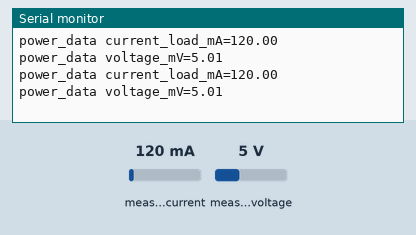
This sketch was run on a simulated Arduino Leonardo, built with avr-gcc and run on an emulated ATmega32U4. Parts: the last lines printed to the serial monitor. Inputs (shaded band) come from the test bench; at power-on: measured current 120 mA, measured voltage 5 V.

Above: at 1.2 s.
1.3 s: measured current set to 40 mA
At 2.6 s:
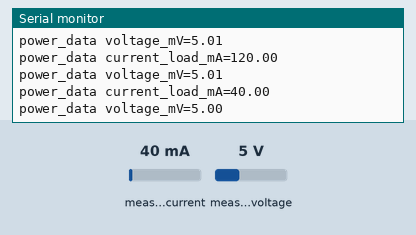
2.8 s: measured voltage set to 0.3 V
At 3.9 s:
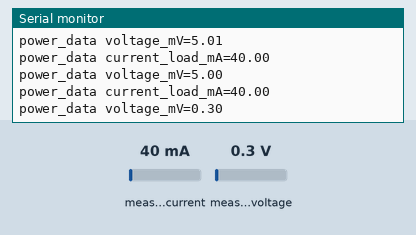
4.3 s: measured current set to 500 mA
At 5.6 s:
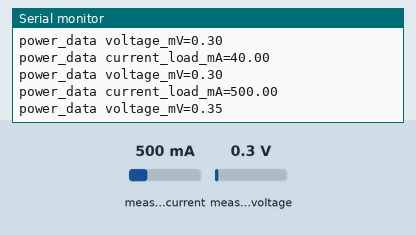
Timing chart, 0 to 7.3 s (numbered marks = the images above; inputs shaded):
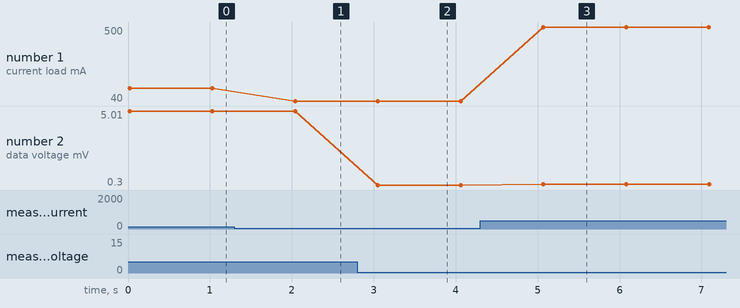

Measured:
- after the input at 1.3 s, the serial monitor: prints a new line after 0.74 s (image 1)
- after the input at 2.8 s, the serial monitor: prints a new line after 0.25 s (image 2)
- after the input at 4.3 s, the serial monitor: prints a new line after 0.77 s (image 3)
- plotted number 1: 120 → 40 after the input at 1.3 s, 40 → 500 after the input at 4.3 s
- plotted number 2: 5.01 → 5 after the input at 1.3 s, 5 → 0.3 after the input at 2.8 s, 0.3 → 0.35 after the input at 4.3 s

The sketch:

getcurrent.ino
```cpp
#include <Wire.h>
#include <Adafruit_INA219.h>

Adafruit_INA219 ina219;


void setup(void)
{
  Serial.begin(115200);
  while (!Serial) {
      // will pause Zero, Leonardo, etc until serial console opens
      delay(1);
  }

  uint32_t currentFrequency;


  // Initialize the INA219.
  // By default the initialization will use the largest range (32V, 2A).  However
  // you can call a setCalibration function to change this range (see comments).
  ina219.begin();
  // To use a slightly lower 32V, 1A range (higher precision on amps):
  ina219.setCalibration_32V_1A();
  // Or to use a lower 16V, 400mA range (higher precision on volts and amps):
  //ina219.setCalibration_16V_400mA();
}

void loop(void)
{
  float shuntvoltage = 0;
  float busvoltage = 0;
  float current_mA = 0;
  float loadvoltage = 0;
  float power_mW = 0;

  shuntvoltage = ina219.getShuntVoltage_mV();
  busvoltage = ina219.getBusVoltage_V();
  current_mA = ina219.getCurrent_mA();
  power_mW = ina219.getPower_mW();
  loadvoltage = busvoltage + (shuntvoltage / 1000);

  if(current_mA > 100){
    digitalWrite(LED_BUILTIN, HIGH);   // turn the LED on (HIGH is the voltage level)
  } else {
    digitalWrite(LED_BUILTIN, LOW);    // turn the LED off by making the voltage LOW
  }

  Serial.print("power_data current_load_mA="); Serial.println(current_mA);
  Serial.print("power_data voltage_mV="); Serial.println(loadvoltage);

  delay(1000);
}
```
